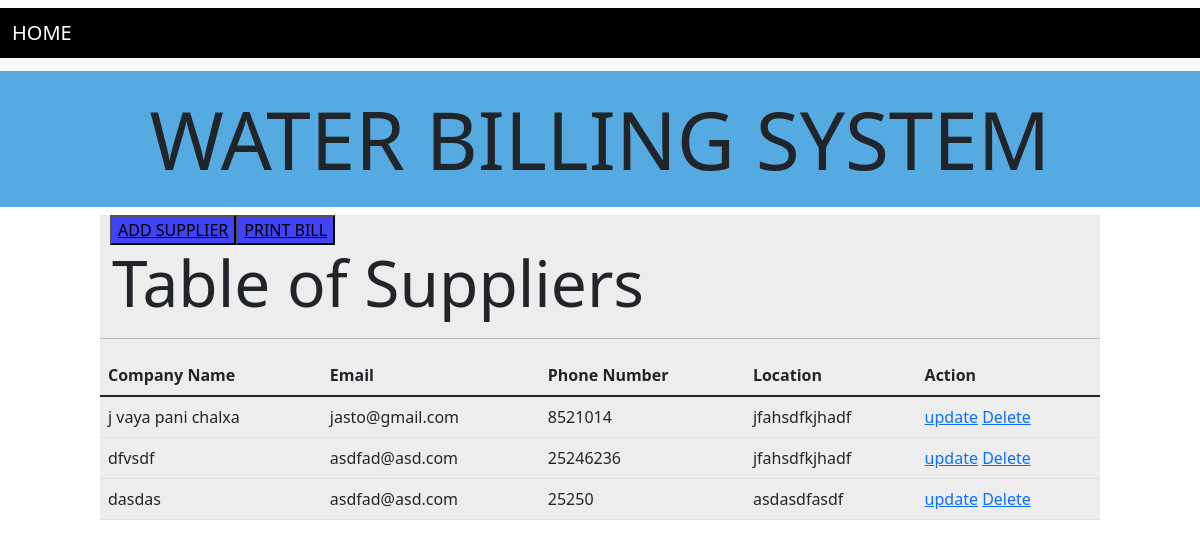
The app's page /suppliers (signed in), older data.
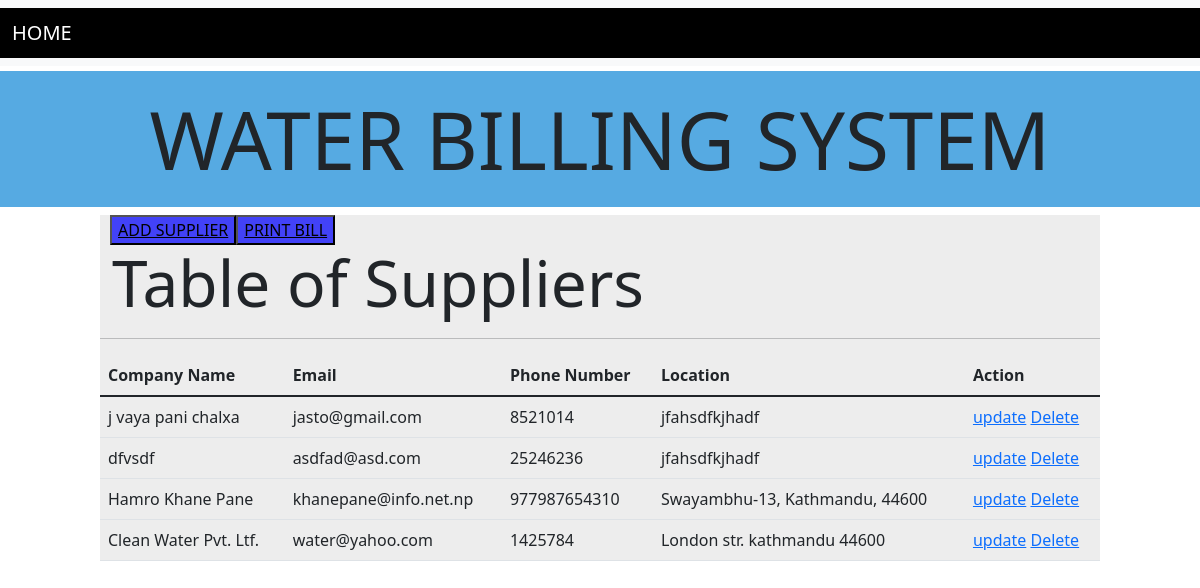
The same page, newer data.
### myapp/models.py (models this page shows, shortened)
class cDetails(models.Model):
    cname = models.CharField(max_length=50, default='',null=False)
    cemail = models.EmailField(max_length=60)
    cphone_number = models.IntegerField()
    clocation = models.TextField(max_length=100)

### myapp/views.py (the view)
# urls.py: path('suppliers', views.suppliers, name="suppliers"),
@login_required
def suppliers(request):
    cdata = cDetails.objects.all()
    context = {
        'ctable' : cdata
    }
    return render(request, 'suppliers.html', context)

### template/suppliers.html (shortened to what this page needs)
<!DOCTYPE html>
<html lang="en">
  <head>
    <link href="https://cdn.jsdelivr.net/npm/bootstrap@5.1.3/dist/css/bootstrap.min.css" rel="stylesheet">
    <link
      href="https://cdn.jsdelivr.net/npm/bootstrap@5.1.3/dist/css/bootstrap.min.css"
      rel="stylesheet"
    />
    {% load static %}
  </head>
  <body>
    <nav class="navbar navbar-expand-lg navbar-light bg-light" >
      <div class="container-fluid" style="background-color: black; height: 50px;">
        <a class="navbar-brand" href="/home" style="color: white;">HOME</a>
      </div>
    </nav>
    <div class="main">
      <h1
        class="display-1"
        style="
          background-color: rgb(86, 170, 226);
          margin-top: 5px;
          padding: 20px;
          text-align: center;
        "
      >
        WATER BILLING SYSTEM <br>
      </h1>
    </div>
    <div  style="background-color: rgb(237, 237, 237); margin-left: 100px; margin-right: 100px; ">
      <div class="but">
        <div style="padding-left: 10px; " >
          <button style="display: incline; float: left; background-color: rgb(66, 66, 247); "><a href="/addSuppliers" style="color: black; ">ADD SUPPLIER</a></button>
        </div>
        <div >
          <button style="background-color: rgb(66, 66, 247);"><a href="{% url 'supplier_pdf' %}" style="color: black">PRINT BILL</a></button>
        </div>
      </div>
      <h1 class="display-3 container">Table of Suppliers</h1>
      <hr />
      <table class="table container">
        <tr>
          <th>Company Name</th>
          <th>Email</th>
          <th>Phone Number</th>
          <th>Location</th>
          <th>Action</th>
        </tr>
        <tbody>
          {% for i in ctable %}
          <tr>
            <td>{{ i.cname}}</td>
            <td>{{ i.cemail}}</td>
            <td>{{ i.cphone_number}}</td>
            <td>{{ i.clocation}}</td>
            <td>
              <a href="{% url 'cedit_item' i.id %}">update</a>
              <a href="{% url 'cdelete_item' i.id %}">Delete</a>
          </tr>
          {% endfor %}
        </tbody>
      </table>
    </div>
  </body>
</html>

Row changes from the older to the newer data that the page shows:
removed cDetails: cname "dasdas", cemail "asdfad@asd.com", cphone_number "25250", clocation "asdasdfasdf"
added cDetails: cname "Hamro Khane Pane", cemail "khanepane@info.net.np", cphone_number "977987654310", clocation "Swayambhu-13, Kathmandu, 44600"
added cDetails: cname "Clean Water Pvt. Ltf.", cemail "water@yahoo.com", cphone_number "1425784", clocation "London str. kathmandu 44600"
